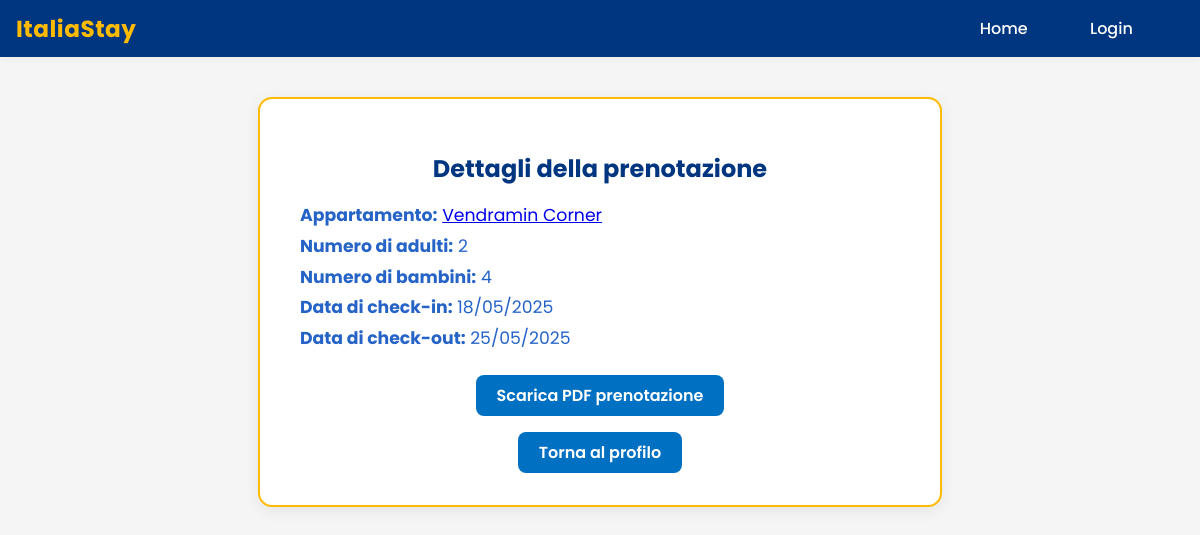
The page /reservationDetails.php?id=2 on the database its author committed.
### tables this page shows
CREATE TABLE `prenotazioni` (
  `id` int(11) NOT NULL,
  `appartamento` int(11) NOT NULL,
  `utente` varchar(100) NOT NULL,
  `adulti` int(11) NOT NULL,
  `bambini` int(11) NOT NULL,
  `data_inizio` date NOT NULL,
  `data_fine` date NOT NULL
);

CREATE TABLE `appartamenti` (
  `codice` int(11) NOT NULL,
  `citta` varchar(100) NOT NULL,
  `proprietario` varchar(50) NOT NULL,
  `nome` varchar(100) NOT NULL,
  `indirizzo` varchar(100) NOT NULL,
  `numero_camere` int(3) NOT NULL,
  `numero_letti` int(3) NOT NULL,
  `prezzo` float NOT NULL,
  `descrizione` varchar(500) NOT NULL,
  `numero_persone` int(3) NOT NULL,
  `immagine1` mediumblob DEFAULT NULL,
  `immagine2` mediumblob DEFAULT NULL,
  `immagine3` mediumblob DEFAULT NULL
);

### reservationDetails.php (the view, shortened to what this page needs)
<!DOCTYPE html>
<html lang="it">
<head>
    <link rel="stylesheet" href="styles.css">
</head>
<body>
    <header>
        <nav>
            <div class="navbar-container">
                <div class="site-name">ItaliaStay</div>
                <ul>
                    <?php
                        if(isset($_SESSION["username"])){
                            echo "<li><a href='index.php'>Home</a></li>";
                            echo "<li><a href='account.php'>Profilo</a></li>";
                            echo "<li><a href='logout.php'>Logout</a></li>";
                        }
                        else{
                            echo "<li><a href='index.php'>Home</a></li>";
                            echo "<li><a href='login.php'>Login</a></li>";
                        }
                    ?>
                </ul>
            </div>
        </nav>
    </header>
    <div class="profile-card">
        <h2>Dettagli della prenotazione</h2>
        <?php
            $id = $_GET["id"];
            $nomeDatabase = "my_enricoghezzo";
            $nomeUtenteDB = "root";
            $passwordDB = "";
            $conn = new mysqli("localhost", $nomeUtenteDB, $passwordDB, $nomeDatabase);
            $stmt = $conn->prepare("SELECT prenotazioni.*, appartamenti.nome, appartamenti.codice FROM prenotazioni INNER JOIN appartamenti ON prenotazioni.appartamento = appartamenti.codice WHERE prenotazioni.id = ?");
            $stmt->bind_param("s", $id);
            $stmt->execute();
            $result = $stmt->get_result();
            $result = $result->fetch_assoc();
            $data_inizio = date_format(date_create($result['data_inizio']), "d/m/Y");
            $data_fine = date_format(date_create($result['data_fine']), "d/m/Y");
            echo "<div class='profile-info'>";
            echo "<div><strong>Appartamento:</strong> <a href='apartment.php?codice={$result['codice']}&checkin={$result['data_inizio']}&checkout={$result['data_fine']}&adulti={$result['adulti']}&bambini={$result['bambini']}'>" . htmlspecialchars($result['nome']) . "</a></div>";
            echo "<div><strong>Numero di adulti:</strong> " . htmlspecialchars($result['adulti']) . "</div>";
            echo "<div><strong>Numero di bambini:</strong> " . htmlspecialchars($result['bambini']) . "</div>";
            echo "<div><strong>Data di check-in:</strong> " . $data_inizio . "</div>";
            echo "<div><strong>Data di check-out:</strong> " . $data_fine . "</div>";
            echo "</div>";
            echo "<div style='text-align:center; margin-top:1.5rem;'>";
            echo "<div style='margin-bottom: 1rem;'>";
            echo "<a href='PDFPrenotazione.php?codice={$result['codice']}' class='btn-primary' style='margin: 0 1rem;'>Scarica PDF prenotazione</a>";
            echo "</div>";
            echo "<a href='account.php' class='btn-primary' style='margin: 0 1rem;'>Torna al profilo</a>";
            echo "</div>";
        ?>
    </div>
</body>
</html>

### styles.css (style rules this page uses)
body { font-family: 'Poppins', Arial, sans-serif; background: #f5f6fa; color: #222; margin: 0; padding: 0; min-height: 100vh; background-color: #f5f5f5; }
header { background: #003580; color: #fff; padding: 0; box-shadow: 0 2px 8px rgba(0,0,0,0.04); }
nav ul { display: flex; justify-content: flex-end; align-items: center; list-style: none; margin: 0; padding: 1rem 2rem; gap: 1.5rem; }
nav a { color: #fff; text-decoration: none; font-weight: 500; padding: 0.5rem 1.2rem; border-radius: 6px; transition: background 0.2s; }
.navbar-container { display: flex; align-items: center; justify-content: space-between; max-width: 1200px; margin: 0 auto; padding: 0 1rem; }
.site-name { font-size: 1.45rem; font-weight: 700; color: #febb02; letter-spacing: 0.5px; margin-right: 2.5rem; font-family: 'Poppins', Arial, sans-serif; }
.profile-card { background: #fff; border-radius: 14px; box-shadow: 0 4px 16px rgba(0,0,0,0.07); border: 2px solid #febb02; max-width: 600px; margin: 2.5rem auto; padding: 2rem 2.5rem; }
.profile-card h2, .profile-card h3 { color: #003580; margin-bottom: 1rem; text-align: center; }
.profile-info { margin-bottom: 1.5rem; font-size: 1.08rem; color: #2563c7; display: flex; flex-direction: column; gap: 0.3rem; }
.btn-primary { display: inline-block; background: #0071c2; color: #fff; border-radius: 8px; padding: 0.5rem 1.3rem; text-decoration: none; font-weight: 600; text-align: center; transition: background 0.2s; }

### rows shown on the page
prenotazioni: appartamento.nome "Vendramin Corner", adulti "2", bambini "4", data_inizio "18/05/2025", data_fine "25/05/2025"
